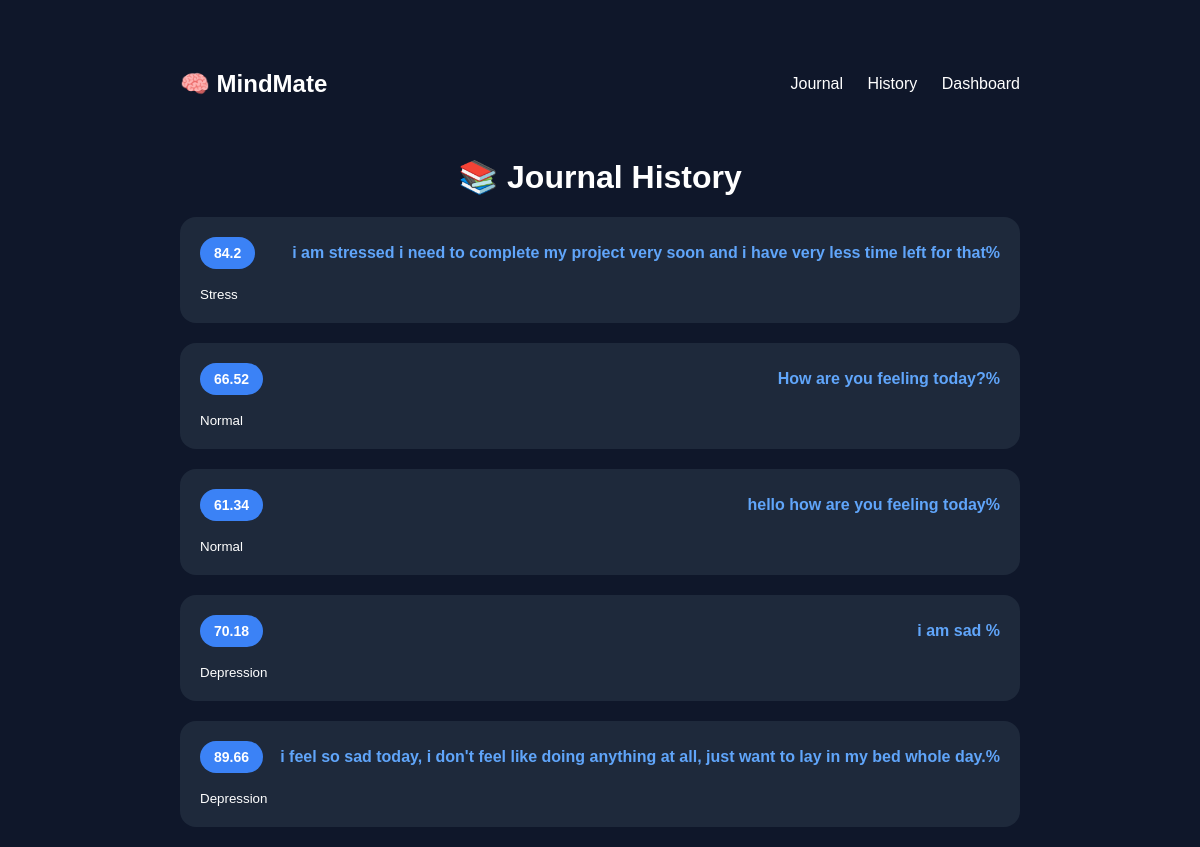
The app's page /history with its own data.
### tables this page shows
CREATE TABLE journal_entries(
    id INTEGER PRIMARY KEY AUTOINCREMENT,
    entry_text TEXT,
    prediction TEXT,
    confidence REAL,
    created_at TIMESTAMP DEFAULT CURRENT_TIMESTAMP
);

### app.py (the view)
@app.route("/history")
def history():
    conn = sqlite3.connect("journal.db")
    cursor = conn.cursor()
    cursor.execute("""
    SELECT created_at,
           prediction,
           confidence,
           entry_text
    FROM journal_entries
    ORDER BY id DESC
    """)
    entries = cursor.fetchall()
    conn.close()
    return render_template(
        "history.html",
        entries=entries
    )

### templates/history.html (shortened to what this page needs)
<!DOCTYPE html>
<html>
<head>
    <link rel="stylesheet"
          href="{{ url_for('static', filename='style.css') }}">
</head>
<body>
<div class="container">
    <nav class="navbar">
        <h2>🧠 MindMate</h2>
        <div>
            <a href="/">Journal</a>
            <a href="/history">History</a>
            <a href="/dashboard">Dashboard</a>
        </div>
    </nav>
    <h1>📚 Journal History</h1>
    {% for entry in entries %}
    <div class="history-card">
        <div class="history-header">
            <span class="emotion-badge">
                {{ entry[2] }}
            </span>
            <span class="confidence">
                {{ entry[3] }}%
            </span>
        </div>
        <small>
            {{ entry[1] }}
        </small>
    </div>
    {% endfor %}
</div>
</body>
</html>

### static/style.css (style rules this page uses)
body { margin:0; padding:0; background:#0f172a; font-family:Arial,sans-serif; color:white; }
.container { width:70%; margin:auto; margin-top:50px; }
h1 { text-align:center; }
.navbar { display:flex; justify-content:space-between; align-items:center; margin-bottom:40px; }
.navbar a { color:white; text-decoration:none; margin-left:20px; }
.history-card { background:#1e293b; padding:20px; border-radius:16px; margin-bottom:20px; transition:0.3s; }
.history-header { display:flex; justify-content:space-between; align-items:center; margin-bottom:15px; }
.emotion-badge { background:#3b82f6; padding:8px 14px; border-radius:20px; font-size:14px; font-weight:bold; }
.confidence { color:#60a5fa; font-weight:bold; }

### records on screen
journal_entries: confidence "84.2", entry_text "i am stressed i need to complete my project very soon and i have very less time left for that", prediction "Stress"
journal_entries: confidence "66.52", entry_text "How are you feeling today?", prediction "Normal"
journal_entries: confidence "61.34", entry_text "hello how are you feeling today", prediction "Normal"
journal_entries: confidence "70.18", entry_text "i am sad", prediction "Depression"
journal_entries: confidence "89.66", entry_text "i feel so sad today, i don't feel like doing anything at all, just want to lay in my bed whole day.", prediction "Depression"
